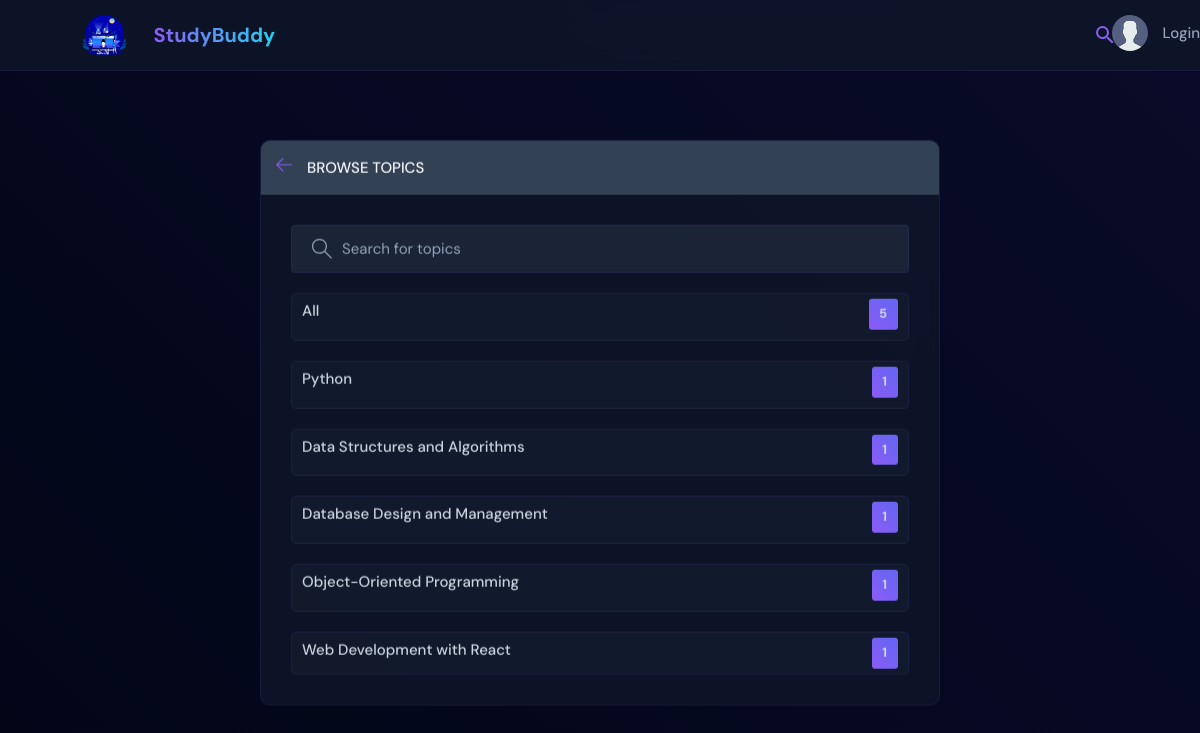
Page /topics/ on the committed database.
### base/models.py (models this page shows, shortened)
class Topic(models.Model):
    name = models.CharField(max_length=200)

### base/views.py (the view)
# urls.py: path('topics/', views.topicsPage, name="topics"),
def topicsPage(request):
    q = request.GET.get('q') if request.GET.get('q') != None else ''
    topics = Topic.objects.filter(name__icontains=q)
    return render(request, 'base/topics.html', {'topics': topics})

### base/templates/base/topics.html (shortened to what this page needs)
{% extends 'main.html' %}
{% block content %}
<main class="create-room layout">
  <div class="container">
    <div class="layout__box">
      <div class="layout__boxHeader">
        <div class="layout__boxTitle">
          <a href="{% url 'home' %}">
            <svg version="1.1" xmlns="http://www.w3.org/2000/svg" width="32" height="32" viewBox="0 0 32 32">
              <title>arrow-left</title>
              <path
                d="M13.723 2.286l-13.723 13.714 13.719 13.714 1.616-1.611-10.96-10.96h27.625v-2.286h-27.625l10.965-10.965-1.616-1.607z">
              </path>
            </svg>
          </a>
          <h3>Browse Topics</h3>
        </div>
      </div>
      <div class="topics-page layout__body">
        <form action="" method="GET" class="header__search">
          <label>
            <input name="q" placeholder="Search for topics" />
          </label>
        </form>
        <ul class="topics__list">
          <li>
            <a href="{% url 'topics' %}" class="active">All <span>{{topics.count}}</span></a>
          </li>
          {% for topic in topics %}
          <li>
            <a href="{% url 'home' %}?q={{topic.name}}">{{ topic.name }} <span>{{topic.room_set.all.count}}</span></a>
          </li>
          {% endfor %}
        </ul>
      </div>
    </div>
  </div>
</main>
{% endblock content %}

### static/styles/style.css (style rules this page uses)
:root { --color-main: #8b5cf6; --color-main-light: #c4b5fd; --color-dark: #0f172a; --color-dark-medium: #1e293b; --color-dark-light: #334155; --color-light: #f8fafc; --color-gray: #94a3b8; --color-light-gray: #cbd5e1; --color-bg: #020617; --color-success: #10b981; --color-error: #ef4444; --color-gradient-1: #8b5cf6; --color-gradient-2: #6366f1; --color-accent: #22d3ee; }
* { font-family: "DM Sans", -apple-system, BlinkMacSystemFont, "Segoe UI", Roboto, Oxygen, Ubuntu, Cantarell, "Open Sans", "Helvetica Neue", sans-serif; margin: 0; padding: 0; box-sizing: border-box; text-rendering: optimizeLegibility; font-size: inherit; }
html { font-size: 56.25%; }
@media only screen and (min-width: 1200px) { html { font-size: 62.5%; } }
body { line-height: 1.6; font-weight: 400; font-size: 1.5rem; color: var(--color-light-gray); background-color: var(--color-bg); min-height: 100vh; background: linear-gradient(45deg, var(--color-bg), #090b28); }
a { display: inline-block; color: var(--color-main); text-decoration: none; position: relative; }
a::after { content: ""; position: absolute; width: 100%; height: 2px; bottom: -2px; left: 0; background: linear-gradient(90deg, var(--color-gradient-1), var(--color-gradient-2)); transform: scaleX(0); transform-origin: right; transition: transform 0.3s ease; }
.container { max-width: 120rem; width: 90%; margin: auto; }
.header__search > label { background: rgba(30, 41, 59, 0.8); backdrop-filter: blur(5px); border: 1px solid rgba(139, 92, 246, 0.1); padding: 1.3rem 1rem; display: flex; align-items: center; gap: 1rem; border-radius: 4px; transition: all 0.3s ease; }
.header__search svg { fill: var(--color-gray); width: 2rem; height: 2rem; margin-left: 1rem; }
.header__search input { width: 30rem; background: transparent; border: none; outline: none; color: var(--color-light); }
.header__search input::placeholder { color: var(--color-gray); }
.layout { margin-top: 2.4rem; }
.layout > .container { display: flex; justify-content: space-between; align-items: flex-start; }
.layout__box { width: 90%; max-width: 48rem; min-height: 40rem; position: absolute; top: 50%; left: 50%; transform: translate(-50%, -46%); background: rgba(15, 23, 42, 0.8); backdrop-filter: blur(10px); border: 1px solid rgba(139, 92, 246, 0.1); border-radius: 1rem; overflow: hidden; }
.layout__boxHeader { display: flex; padding: 1.5rem; background-color: var(--color-dark-light); }
.layout__boxTitle { display: flex; gap: 1.5rem; align-items: center; }
.layout__boxTitle h3 { text-transform: uppercase; font-weight: 500; color: var(--color-light); }
.layout__boxTitle svg { width: 1.6rem; height: 1.6rem; fill: var(--color-main); }
.layout__body { margin: 3rem; }
.topics__list { list-style: none; }
.topics__list li a { display: flex; justify-content: space-between; margin-bottom: 3rem; font-weight: 500; color: var(--color-light-gray); transition: all 0.3s ease; padding: 0.5rem 1rem; border-radius: 0.5rem; background: rgba(30, 41, 59, 0.3); backdrop-filter: blur(5px); border: 1px solid rgba(139, 92, 246, 0.1); }
.topics__list li a span { padding: 0.5rem 1rem; background: linear-gradient(45deg, var(--color-gradient-1), var(--color-gradient-2)); border-radius: 3px; font-size: 1.3rem; font-weight: 700; letter-spacing: 1px; transition: all 0.3s ease; }
.topics-page .topics__list li:not(:last-child) a { margin: 2rem 0; padding-bottom: 1rem; text-decoration: none; border-bottom: 1px solid var(--color-dark-medium); }
.topics-page .header__search { display: block; }
.create-room.layout .layout__box { max-width: 68rem; }
.roomListRoom, .activities__box, .topics__list li { animation: fadeIn 0.5s ease forwards; }

### rows in the picture
Topic: name "Python", room_set.all.count "1"
Topic: name "Data Structures and Algorithms", room_set.all.count "1"
Topic: name "Database Design and Management", room_set.all.count "1"
Topic: name "Object-Oriented Programming", room_set.all.count "1"
Topic: name "Web Development with React", room_set.all.count "1"

### other values in the picture
{{ topics.count }} "5"
